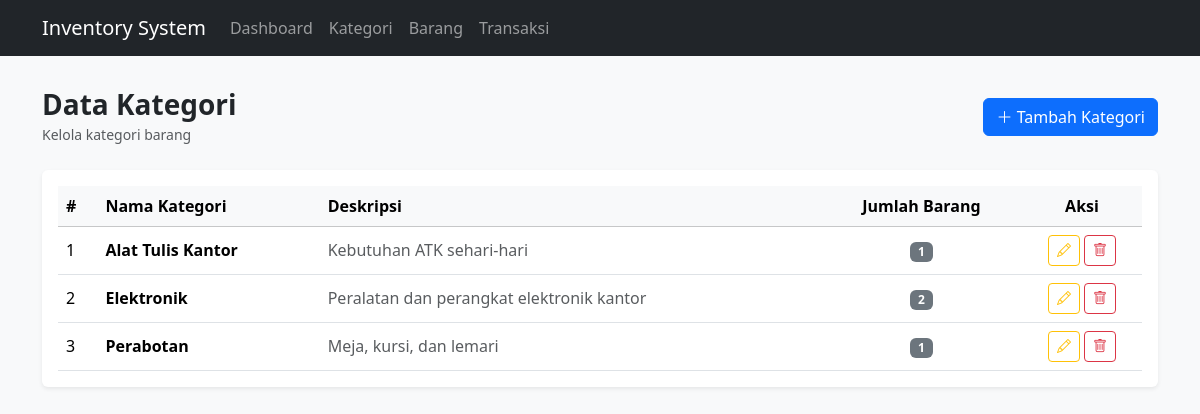
The page /categories on the database its author committed.
### tables this page shows
CREATE TABLE categories (
    id INT AUTO_INCREMENT PRIMARY KEY,
    name VARCHAR(100) NOT NULL,
    description TEXT,
    created_at TIMESTAMP DEFAULT CURRENT_TIMESTAMP
);

### app/core/Controller.php (called while the page is built, shortened)
<?php
class Controller {
    public function view(string $view, array $data = []): void {
        extract($data);
        require ROOT_PATH . '/app/views/' . $view . '.php';
    }
    public function model(string $model) {
        return new $model();
    }
}

### app/controllers/CategoriesController.php (called while the page is built, shortened)
<?php
class CategoriesController extends Controller {
    public function index(): void {
        $this->view('categories/index', [
            'title'      => 'Data Kategori',
            'categories' => $this->model('Category')->all(),
        ]);
    }
}

### app/core/App.php (called while the page is built, shortened)
<?php
class App {
    protected string $method = 'index';
    public function __construct() {
        $url = $this->parseURL();
        if (!empty($url[0])) {
            $candidate = ucfirst($url[0]) . 'Controller';
            if (file_exists(ROOT_PATH . '/app/controllers/' . $candidate . '.php')) {
                unset($url[0]);
            } else {
                $this->notFound();
                return;
            }
        }
        $this->controller = new $this->controller();
        $this->params = $url ? array_values($url) : [];
        call_user_func_array([$this->controller, $this->method], $this->params);
    }
    public function parseURL(): array {
        if (isset($_GET['url'])) {
            $url = rtrim($_GET['url'], '/');
            return explode('/', filter_var($url, FILTER_SANITIZE_URL));
        }
        return [];
    }
}

### public/index.php (called while the page is built, shortened)
<?php
require_once __DIR__ . '/../app/config/config.php';
require_once __DIR__ . '/../app/core/helpers.php';
spl_autoload_register(function ($class) {
    foreach (['core', 'controllers', 'models'] as $dir) {
        $file = ROOT_PATH . '/app/' . $dir . '/' . $class . '.php';
        if (file_exists($file)) {
            return;
        }
    }
});
$app = new App();

### app/core/Database.php (called while the page is built)
<?php
class Database {
    private static ?Database $instance = null;
    private PDO $pdo;
    private function __construct() {
        $dsn = 'mysql:host=' . DB_HOST . ';port=' . DB_PORT
            . ';dbname=' . DB_NAME . ';charset=utf8mb4';
        try {
            $this->pdo = new PDO($dsn, DB_USER, DB_PASS);
            $this->pdo->setAttribute(PDO::ATTR_ERRMODE, PDO::ERRMODE_EXCEPTION);
            $this->pdo->setAttribute(PDO::ATTR_DEFAULT_FETCH_MODE, PDO::FETCH_ASSOC);
        } catch (PDOException $e) {
            die('Koneksi database gagal: ' . $e->getMessage());
        }
    }
    public static function getInstance(): Database {
        return self::$instance ??= new self();
    }
    public function pdo(): PDO {
        return $this->pdo;
    }
}

### app/core/Model.php (called while the page is built, shortened)
<?php
class Model {
    public function __construct() {
        $this->db = Database::getInstance()->pdo();
    }
}

### app/models/Category.php (called while the page is built, shortened)
<?php
class Category extends Model {
    public function all(): array {
        return $this->db->query(
            "SELECT c.*, (SELECT COUNT(*) FROM items i WHERE i.category_id = c.id) AS item_count
             FROM categories c ORDER BY c.name"
        )->fetchAll();
    }
}

### app/core/helpers.php (called while the page is built, shortened)
<?php
function e($value): string {
    return htmlspecialchars((string) $value, ENT_QUOTES, 'UTF-8');
}

### app/views/categories/index.php (the view)
<?php require ROOT_PATH . '/app/views/layouts/header.php'; ?>
<div class="d-flex justify-content-between align-items-center mb-4">
    <div>
        <h3 class="mb-0 fw-bold">Data Kategori</h3>
        <small class="text-muted">Kelola kategori barang</small>
    </div>
    <a href="<?= BASEURL ?>/categories/create" class="btn btn-primary">
        <i class="bi bi-plus-lg"></i> Tambah Kategori
    </a>
</div>
<div class="card border-0 shadow-sm">
    <div class="card-body">
        <div class="table-responsive">
            <table class="table table-hover align-middle mb-0">
                <thead class="table-light">
                    <tr>
                        <th>#</th>
                        <th>Nama Kategori</th>
                        <th>Deskripsi</th>
                        <th class="text-center">Jumlah Barang</th>
                        <th class="text-center" style="width:120px;">Aksi</th>
                    </tr>
                </thead>
                <tbody>
                    <?php if (empty($categories)): ?>
                        <tr>
                            <td colspan="5" class="text-center text-muted py-4">Belum ada data kategori.</td>
                        </tr>
                    <?php else: ?>
                        <?php foreach ($categories as $i => $row): ?>
                            <tr>
                                <td><?= $i + 1 ?></td>
                                <td class="fw-semibold"><?= e($row['name']) ?></td>
                                <td class="text-muted"><?= e($row['description'] ?: '-') ?></td>
                                <td class="text-center">
                                    <span class="badge bg-secondary"><?= e($row['item_count']) ?></span>
                                </td>
                                <td class="text-center">
                                    <a href="<?= BASEURL ?>/categories/edit/<?= e($row['id']) ?>"
                                       class="btn btn-sm btn-outline-warning" title="Edit">
                                        <i class="bi bi-pencil"></i>
                                    </a>
                                    <form action="<?= BASEURL ?>/categories/delete/<?= e($row['id']) ?>" method="post"
                                          class="d-inline" onsubmit="return confirm('Hapus kategori ini?')">
                                        <button class="btn btn-sm btn-outline-danger" title="Hapus">
                                            <i class="bi bi-trash"></i>
                                        </button>
                                    </form>
                                </td>
                            </tr>
                        <?php endforeach; ?>
                    <?php endif; ?>
                </tbody>
            </table>
        </div>
    </div>
</div>
<?php require ROOT_PATH . '/app/views/layouts/footer.php'; ?>

### rows shown on the page
categories: name "Alat Tulis Kantor", description "Kebutuhan ATK sehari-hari", item_count "1"
categories: name "Elektronik", description "Peralatan dan perangkat elektronik kantor", item_count "2"
categories: name "Perabotan", description "Meja, kursi, dan lemari", item_count "1"

### other values the page prints
APP_NAME "Inventory System"
